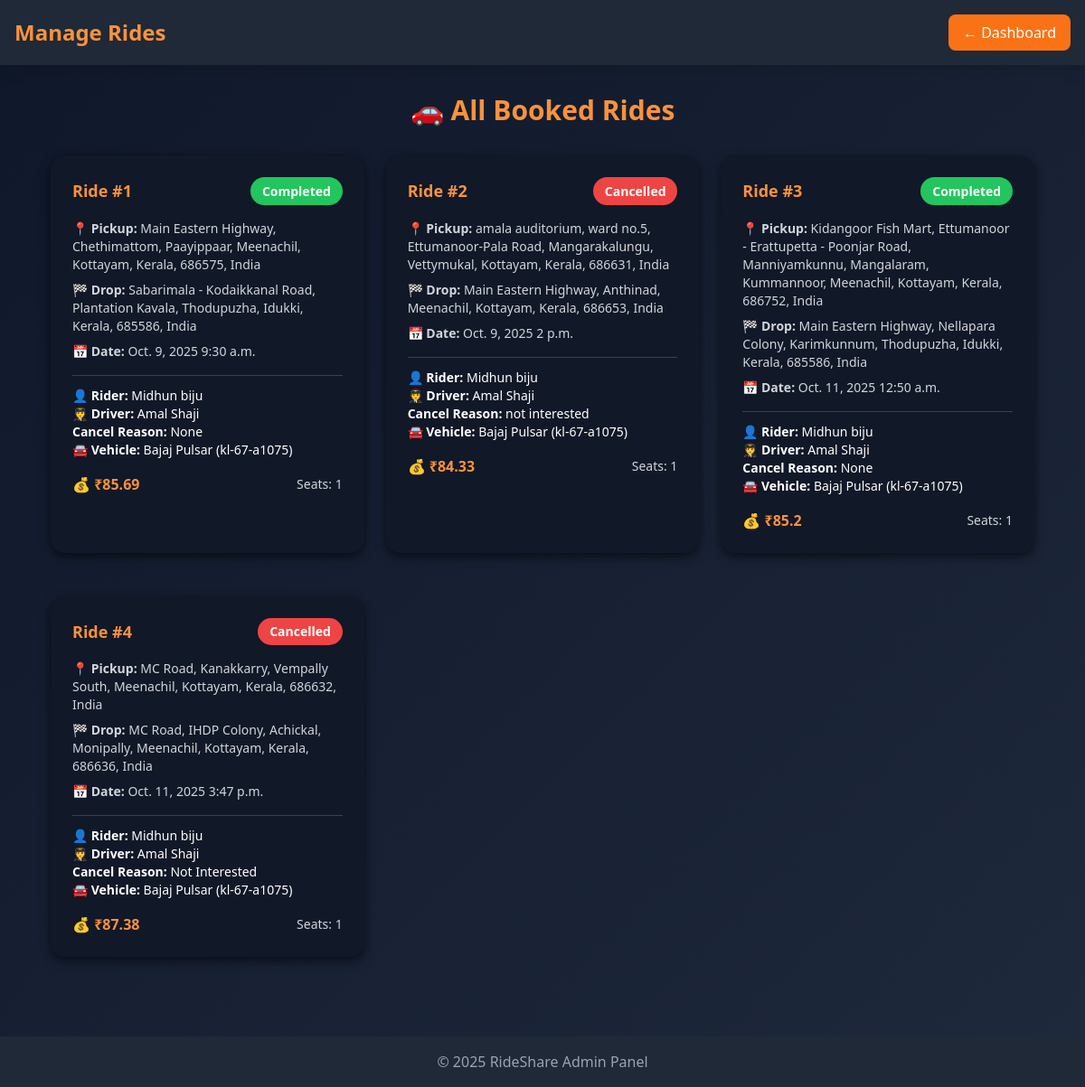
Before: /manage_rides with the older database file.
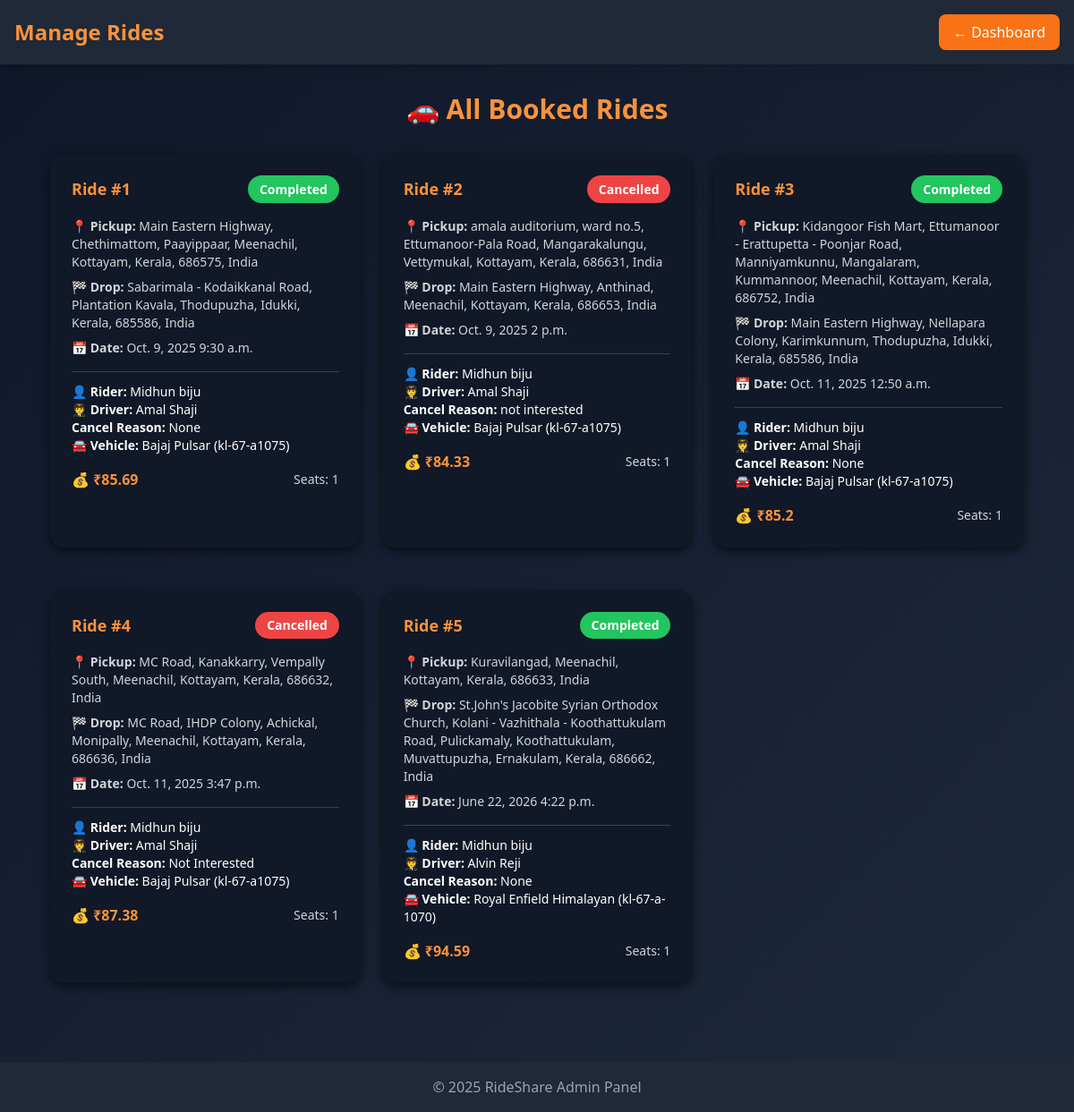
After: the same page with the newer database file.
### home/models.py (models this page shows, shortened)
class BookedRide(models.Model):
    rider = models.ForeignKey(User, on_delete=models.CASCADE, related_name="booked_rides")
    ride = models.ForeignKey(Offer_ride, on_delete=models.CASCADE, related_name="accepted_rides")
    driver = models.ForeignKey(User, on_delete=models.CASCADE, related_name="driver_rides")
    vehicle = models.ForeignKey(Vehicle, on_delete=models.SET_NULL, null=True, blank=True)
    pickup_place = models.CharField(max_length=50, null=True, blank=True)
    drop_place = models.CharField(max_length=50, null=True, blank=True)
    date = models.DateField()
    time = models.TimeField()
    ride_date = models.DateField()
    ride_time = models.TimeField()
    seats_booked = models.IntegerField(default=1)
    total_distance = models.FloatField(default=0)
    rider_distance = models.FloatField(default=0)
    total_cost = models.FloatField(default=0)
    rider_share = models.FloatField(default=0)
    driver_status = models.CharField(null=True)
    rider_status = models.CharField(null=True)
    rider_feedback = models.CharField(null=True)
    driver_feedback = models.CharField(null=True)
    cancel_reason = models.CharField(null=True)
    created_at = models.DateTimeField(auto_now_add=True)

class User(AbstractUser):
    mobile = models.CharField(max_length=15,null=True, blank=True)
    address = models.CharField(max_length=200,null=True, blank=True)
    email = models.EmailField(null=True, blank=True, unique=True)
    gender = models.CharField(
        null=True, max_length=20,
        choices=[
            ('male', 'Male'),
            ('female', 'Female'),
            ('other','Others')
        ]
    )
    role = models.CharField(max_length= 20, null=True)
    rating = models.FloatField(default=0.0)
    profile_created=models.DateField(auto_now=True)
    preferences = models.JSONField(default=dict)
    is_blocked = models.CharField(default='no')

class Vehicle(models.Model):
    owner = models.ForeignKey(User, on_delete=models.CASCADE, related_name="vehicles")
    vehicle_number = models.CharField(max_length=20, unique=True)
    brand = models.CharField(max_length=50)
    model = models.CharField(max_length=50)
    color = models.CharField(max_length=30, blank=True, null=True)
    capacity = models.PositiveIntegerField(help_text="Number of passengers the vehicle can carry", default=4)
    vehicle_type = models.CharField(max_length=20)
    mileage = models.IntegerField(null=True)
    segment = models.CharField(null=True)
    created_at = models.DateTimeField(auto_now_add=True)
    vehicle_approval = models.CharField(default='pending')

### home/views.py (the view)
# urls.py: path("manage_rides", home.views.manage_rides, name="manage_rides"),
def manage_rides(request):
    rides = BookedRide.objects.select_related("rider", "driver", "vehicle").all()
    return render(request, "manage_rides.html", {"rides": rides})

### templates/manage_rides.html (shortened to what this page needs)
{% load static %}
<!DOCTYPE html>
<html lang="en">
<head>
  <script src="https://cdn.tailwindcss.com"></script>
</head>
<body class="text-white font-sans min-h-screen">
<header class="bg-gray-800 p-4 shadow-lg">
  <div class="max-w-7xl mx-auto flex justify-between items-center">
    <h1 class="text-2xl font-bold text-orange-400">Manage Rides</h1>
    <a href="{% url 'admin_home' %}" class="px-4 py-2 bg-orange-500 rounded-lg hover:bg-orange-600">← Dashboard</a>
  </div>
</header>
<main class="max-w-6xl mx-auto p-8">
  <h2 class="text-3xl font-bold text-orange-400 text-center mb-8">🚗 All Booked Rides</h2>
  {% if rides %}
    <div class="grid gap-6 md:grid-cols-2 lg:grid-cols-3">
      {% for ride in rides %}
      <div class="ride-card">
        <div class="flex justify-between items-center mb-4">
          <h3 class="text-lg font-bold text-orange-400">Ride #{{ ride.id }}</h3>
          <span class="status-pill
            {% if ride.rider_status == 'Completed' or ride.driver_status == 'Completed' %}
              status-success
            {% elif ride.rider_status == 'Cancelled' or ride.driver_status == 'Cancelled' %}
              status-cancelled
            {% else %}
              status-pending
            {% endif %}">
            {{ ride.rider_status|default:"Pending" }}
          </span>
        </div>
        <p class="text-sm text-gray-300 mb-2"><strong>📍 Pickup:</strong> {{ ride.pickup_place }}</p>
        <p class="text-sm text-gray-300 mb-2"><strong>🏁 Drop:</strong> {{ ride.drop_place }}</p>
        <p class="text-sm text-gray-300 mb-2"><strong>📅 Date:</strong> {{ ride.ride_date }} {{ ride.ride_time }}</p>
        <div class="mt-4 border-t border-gray-700 pt-3">
          <p class="text-sm"><strong>👤 Rider:</strong> {{ ride.rider.first_name }} {{ ride.rider.last_name }}</p>
          <p class="text-sm"><strong>🧑‍✈️ Driver:</strong> {{ ride.driver.first_name }} {{ ride.driver.last_name }}</p>
          <p class="text-sm"><strong>   Cancel Reason:</strong> {{ ride.cancel_reason }}</p>
          <p class="text-sm"><strong>🚘 Vehicle:</strong>
            {% if ride.vehicle %}
              {{ ride.vehicle.brand }} {{ ride.vehicle.model }} ({{ ride.vehicle.vehicle_number }})
            {% else %}
              <span class="italic text-gray-500">No vehicle</span>
            {% endif %}
          </p>
        </div>
        <div class="mt-4 flex justify-between items-center">
          <span class="text-orange-400 font-bold">💰 ₹{{ ride.total_cost }}</span>
          <span class="text-gray-300 text-sm">Seats: {{ ride.seats_booked }}</span>
        </div>
      </div>
      {% endfor %}
    </div>
  {% else %}
    <p class="text-center text-gray-400">No rides found.</p>
  {% endif %}
</main>
<footer class="bg-gray-800 text-gray-400 text-center p-4 mt-8">
  © 2025 RideShare Admin Panel
</footer>
</body>
</html>

Changed rows visible on the page:
added BookedRide: id "5", rider_status "Completed", pickup_place "Kuravilangad, Meenachil, Kottayam, Kerala, 686633, India", drop_place "St.John's Jacobite Syrian Orthodox Church, Kolani - Vazhithala - Koothattukulam Road, Pulickamaly, Koothattukulam, Muvattupuzha, Ernakulam, Kerala, 686662, India", ride_date "June 22, 2026", ride_time "4:22 p.m.", rider.first_name "Midhun", rider.last_name "biju", driver.first_name "Alvin", driver.last_name "Reji", cancel_reason "None", vehicle.brand "Royal Enfield", vehicle.model "Himalayan", vehicle.vehicle_number "kl-67-a-1070", total_cost "94.59", seats_booked "1"
